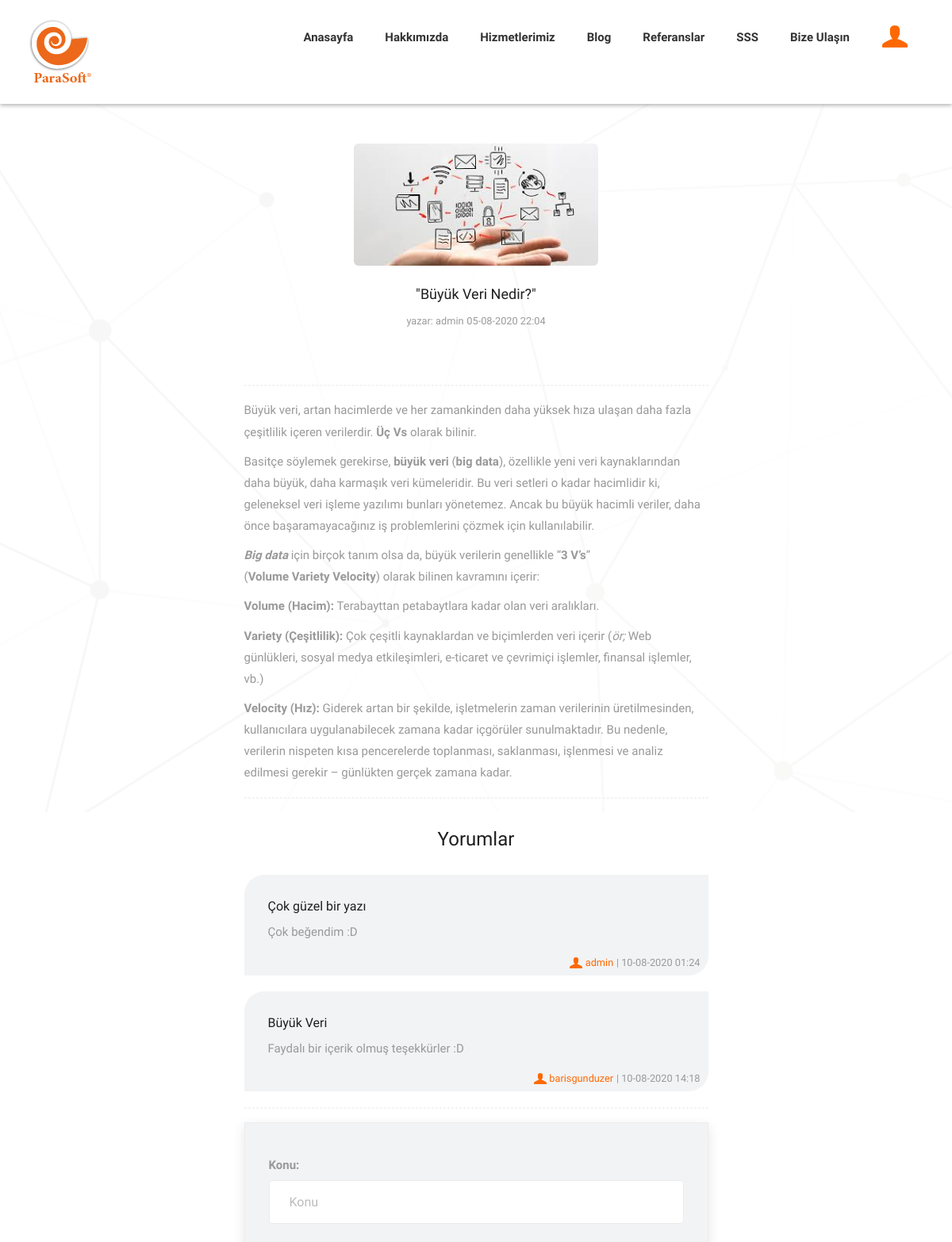
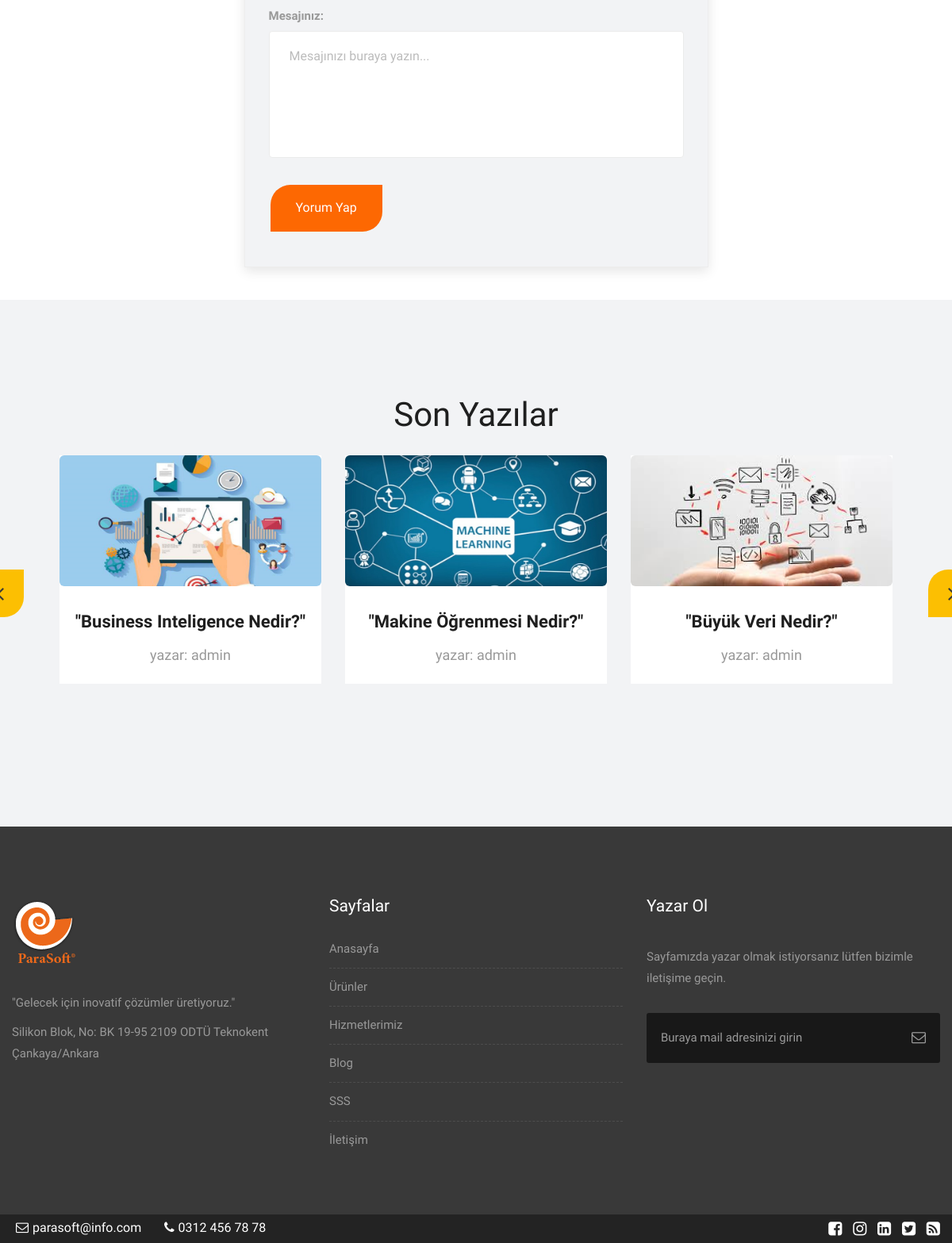
Screenshot of /blog/buyuk-veri-nedir/2/ with the database file from the repository (2 pictures, top to bottom).
### blog/models.py (models this page shows, shortened)
class Post(models.Model):
    STATUS = (
        ('True', 'Evet'),
        ('False', 'Hayır'),
    )
    category = models.ForeignKey(Category, on_delete=models.CASCADE)
    title = models.CharField(max_length=30)
    keywords = models.CharField(max_length=255)
    description = models.CharField(max_length=255)
    image = models.ImageField(blank=True, upload_to='images')
    writer = models.CharField(max_length=30)
    content = RichTextUploadingField(blank=True)
    status = models.CharField(max_length=10, choices=STATUS)
    slug = models.SlugField(null=False, unique=True)
    parent = models.ForeignKey('self', blank=True, null=True, related_name='children', on_delete=models.CASCADE)
    create_at = models.DateTimeField(auto_now_add=True)
    update_at = models.DateTimeField(auto_now_add=True)
    def image_tag(self):
        return mark_safe('<img src="{}" height="50"/>'.format(self.image.url))
    image_tag.short_description = 'Image'

class Comment(models.Model):
    STATUS = (
        ('New', 'Yeni'),
        ('True', 'Evet'),
        ('False', 'Hayır'),
    )
    post = models.ForeignKey(Post, on_delete=models.CASCADE)
    user = models.ForeignKey(User, on_delete=models.CASCADE)
    subject = models.CharField(max_length=50, blank=True)
    comment = models.CharField(max_length=200, blank=True)
    status = models.CharField(max_length=10,choices=STATUS, default='New')
    ip = models.CharField(blank=True, max_length=20)
    create_at = models.DateTimeField(auto_now_add=True)
    update_at = models.DateTimeField(auto_now_add=True)

### home/models.py (models this page shows, shortened)
class Setting(models.Model):
    STATUS = (
        ('True', 'Evet'),
        ('False', 'Hayır'),
    )
    title = models.CharField(max_length=150)
    keywords = models.CharField(max_length =255)
    description = models.CharField(max_length=255)
    company = models.CharField(max_length=50)
    address = models.CharField(blank=True, max_length=150)
    address2 = models.CharField(blank=True, max_length=150)
    phone = models.CharField(blank=True, max_length=15)
    fax = models.CharField(blank=True, max_length=15)
    email = models.CharField(blank=True, max_length=50)
    smtpserver = models.CharField(blank=True, max_length=20)
    smtpemail = models.CharField(blank=True, max_length=20)
    smtppassword = models.CharField(max_length=10)
    smtpport = models.CharField(blank=True, max_length=10)
    icon = models.ImageField(blank=True, upload_to='images')
    facebook = models.CharField(blank=True, max_length=50)
    instagram = models.CharField(blank=True, max_length=50)
    twitter = models.CharField(blank=True, max_length=50)
    linkedin = models.CharField(blank=True, max_length=50)
    aboutus = RichTextUploadingField(blank=True)
    ourmission = RichTextUploadingField(blank=True)
    ourvision = RichTextUploadingField(blank=True)
    ourservice = RichTextUploadingField(blank=True)
    references = RichTextUploadingField(blank=True)
    status = models.CharField(max_length=10, choices=STATUS)
    create_at = models.DateTimeField(auto_now_add=True)
    update_at = models.DateTimeField(auto_now=True)

### home/views.py (the view)
# urls.py: path('blog/<slug:slug>/<int:id>/', views.blog_detail, name='blog_detail'),
def blog_detail(request, id, slug):
    setting = Setting.objects.get(pk=1)
    category = Category.objects.all()
    post = Post.objects.get(pk=id)
    comments = Comment.objects.filter(post_id=id, status=True)
    last_posts = Post.objects.all().order_by('-id')[:4]
    context = {'setting': setting,
               'last_posts': last_posts,
               'category': category,
               'post': post,
               'comments': comments,}
    return render(request, 'blog-detail.html', context)

### home/templates/blog-detail.html (shortened to what this page needs)
{% extends "homebase.html" %}
{% block content %}
    {% load static %}
    <div class="row text-center" style="background-image:url({% static 'images/bg.png' %}">
        <div style="padding-top:50px;padding-bottom:50px">
            <img src="{{ post.image.url }}"  class="img-responsive img-rounded" alt="{{ post.title }}" style="margin:auto;display:block;width:25%">
            <h3 style="margin-top:25px">{{ post.title|safe }}</h3>
            <div class="writer">
                <small>yazar: {{ post.writer|safe }}</small>
                <small>{{ post.create_at|date:'d-m-Y H:i' }}</small>
            </div>
        </div>
        <div class="col-md-3"></div>
        <div class="col-md-6" style="text-align: left">
            <hr class="hr2">
            <p style="color: #0f0f0f">{{ post.content|safe }}</p>
            <hr class="hr2">
        </div>
        <div class="col-md-3"></div>
    </div>
    <div class="row">
        <div class="col-md-3"></div>
        <div class="col-md-6">
            <h1 class="text-center" style="margin:20px">Yorumlar</h1>
            {% for rs in comments %}
                <div class="desc" style="background-color: #f2f3f5;border:0;margin-bottom: 20px">
                    <h4>{{ rs.subject }}</h4>
                    <p>{{ rs.comment }}</p>
                    <div style="float:right;margin-right:-20px;text-align:center">
                        <img src="{% static 'images/user-16.png' %}">
                        <small style="color:#fd6802">{{ rs.user }}</small>
                        <small>| {{ rs.create_at|date:'d-m-Y H:i' }}</small>
                    </div>
                </div>
            {% endfor %}
            <hr class="hr2">
        </div>
        <div class="col-md-3"></div>
    </div>
    <div class="row">
        <div class="col-md-3"></div>
        <div class="col-md-6" style="text-align: left">
            <div class="contact_form">
                <form action="/blog/{{ post.category.slug }}/{{ post.id }}/addcomment/" method="post">
                    <label for="id_subject">Konu: </label>
                    <input class="form-control" type="text" name="subject" id="id_subject" maxlength="90" placeholder="Konu" required="">
                    <label for="id_comment">Mesajınız: </label>
                    <textarea class="form-control" name="comment" id="id_comment" rows="5"  placeholder="Mesajınızı buraya yazın..." maxlength="255" required=""></textarea>
                    {% if user is not None %}
                        <button type="submit">Yorum Yap</button>
                    {% else %}
                        <p>Yorum bırakmak için lütfen <a style="color:#fd6802" href="/login">giriş</a> yapınız.</p>
                    {% endif %}
                </form>
            </div>
        </div>
    </div>
    <hr class="invis">
{% endblock %}

### home/templates/blog-slider.html (shortened to what this page needs)
{% load static %}
<div id="services" class="parallax section lb" style="width: auto">
    <div class="container">
        <div class="section-title text-center">
            <h3>Son Yazılar</h3>
            <div class="owl-services owl-carousel owl-theme">
                {% for rs in last_posts %}
                    <div class="service-widget">
                        <div class="post-media wow fadeIn">
                            <a href="/blog/{{ rs.category.slug }}/{{ rs.id }}"><img src="{{ rs.image.url }}"  class="img-responsive img-rounded" alt="{{ rs.title }}"></a>
                        </div>
                        <div class="service-dit">
                            <a href="/blog/{{ rs.category.slug }}/{{ rs.id }}"><h3>{{ rs.title|safe }}</h3></a>
                            <p>yazar: {{ rs.writer|safe }}</p>
                        </div>
                    </div>
                {% endfor %}
            </div>
        </div>
    </div>
</div>

### home/templates/footer.html (shortened to what this page needs)
{% load static %}
<footer class="footer parallax" style="background-color: #393939">
    <div class="container-fluid">
        <div class="row">
            <div class="col-md-4 col-sm-4 col-xs-12">
                <div class="widget">
                    <div class="widget-title">
                        <img src="{% static "logo.png" %}" alt="" />
                    </div>
                    <p>"{{ setting.description|safe }}"</p>
                    <p> {{ setting.address|safe }} </p>
                </div>
            </div>
            <div class="col-md-4 col-sm-4 col-xs-12">
                <div class="widget clearfix">
                    <div class="widget-title">
                        <h3>Sayfalar</h3>
                    </div>
                    <ul class="footer-links hov">
                        <li><a href="/">Anasayfa </a></li>
                        <li><a href="/urunler">Ürünler </a></li>
                        <li><a href="/hizmetlerimiz">Hizmetlerimiz </a></li>
                        <li><a href="/blog">Blog </a></li>
                        <li><a href="/sss">SSS </a></li>
                        <li><a href="/iletisim">İletişim </a></li>
                    </ul>
                </div>
            </div>
            <div class="col-md-4 col-sm-4 col-xs-12">
                <div class="footer-distributed widget clearfix">
                    <div class="widget-title">
                        <h3>Yazar Ol</h3>
                        <p>Sayfamızda yazar olmak istiyorsanız lütfen bizimle iletişime geçin.</p>
                    </div>
                    <div class="footer-right">
                        <form method="get" action="#">
                            <input placeholder="Buraya mail adresinizi girin" name="submit">
                            <i class="fa fa-envelope-o"></i>
                        </form>
                    </div>
                </div>
            </div>
        </div>
    </div>
</footer>
<div class="top-bar" style="background-color:#232323">
    <div class="container-fluid">
        <div class="row">
            <div class="col-md-6 col-sm-6">
                <div class="left-top">
                    <div class="email-box">
                        <a href="mailto:{{ setting.email }}"><i class="fa fa-envelope-o" aria-hidden="true"></i>{{ setting.email }}</a>
                    </div>
                    <div class="phone-box">
                        <a href="tel:{{ setting.phone }}"><i class="fa fa-phone" aria-hidden="true"></i>{{ setting.phone}}</a>
                    </div>
                </div>
            </div>
            <div class="col-md-6 col-sm-6">
                <div class="right-top">
                    <div class="social-box">
                        <ul>
                            <li><a href="http://{{ setting.facebook }}"><i class="fa fa-facebook-square" aria-hidden="true"></i></a></li>
                            <li><a href="http://{{ setting.instagram }}"><i class="fa fa-instagram" aria-hidden="true"></i></a></li>
                            <li><a href="http://{{ setting.linkedin }}"><i class="fa fa-linkedin-square" aria-hidden="true"></i></a></li>
                            <li><a href="http://{{ setting.twitter }}"><i class="fa fa-twitter-square" aria-hidden="true"></i></a></li>
                            <li><a href="#"><i class="fa fa-rss-square" aria-hidden="true"></i></a></li>
                        </ul>
                    </div>
                </div>
            </div>
        </div>
    </div>
</div>

### home/static/css/responsive.css (style rules this page uses)
@media (max-width: 1200px) { .container-fluid { width: 100%; padding: 0 15px; } }
@media (max-width: 1200px) { .container { width: 90%; } }

### home/templates/blog-detail.html (style rules this page uses)
button { background-color: #fd6802; border: none; color: white; padding: 15px 32px; text-align: center; text-decoration: none; display: inline-block; font-size: 16px; margin: 4px 2px; cursor: pointer; border-radius: 25px 0px 25px 0px; }

### rows the page displays
Post: image (picture), title "\"Büyük Veri Nedir?\"", writer "admin", create_at "05-08-2020 22:04", content "Büyük veri, artan hacimlerde ve her zamankinden daha yüksek hıza ulaşan daha fazla çeşitlilik içeren verilerdir. Üç Vs olarak bilinir. Basitçe söylemek gerekirse, büyük veri ( big data ), özellikle yeni veri kaynaklarından daha büyük, daha karmaşık veri kümeleridir. Bu veri setleri o kadar hacimlidir ki, geleneksel veri işleme yazılımı bunları yönetemez. Ancak bu büyük hacimli veriler, daha önce başaramayacağınız iş problemlerini çözmek için kullanılabilir. Big data için birçok tanım olsa da, büyük verilerin genellikle “ 3 V’s ” ( Volume Variety Velocity ) olarak bilinen kavramını içerir: Volume (Hacim): Terabayttan petabaytlara kadar olan veri aralıkları. Variety (Çeşitlilik): Çok çeşitli…"
Comment: subject "Çok güzel bir yazı", comment "Çok beğendim :D", user "admin", create_at "10-08-2020 01:24"
Comment: subject "Büyük Veri", comment "Faydalı bir içerik olmuş teşekkürler :D", user "barisgunduzer", create_at "10-08-2020 14:18"
Post: image (picture), title "\"Business Inteligence Nedir?\"", writer "admin"
Post: image (picture), title "\"Makine Öğrenmesi Nedir?\"", writer "admin"
Setting: description "Gelecek için inovatif çözümler üretiyoruz.", address "Silikon Blok, No: BK 19-95 2109 ODTÜ Teknokent Çankaya/Ankara", email "parasoft@info.com", phone "0312 456 78 78"
